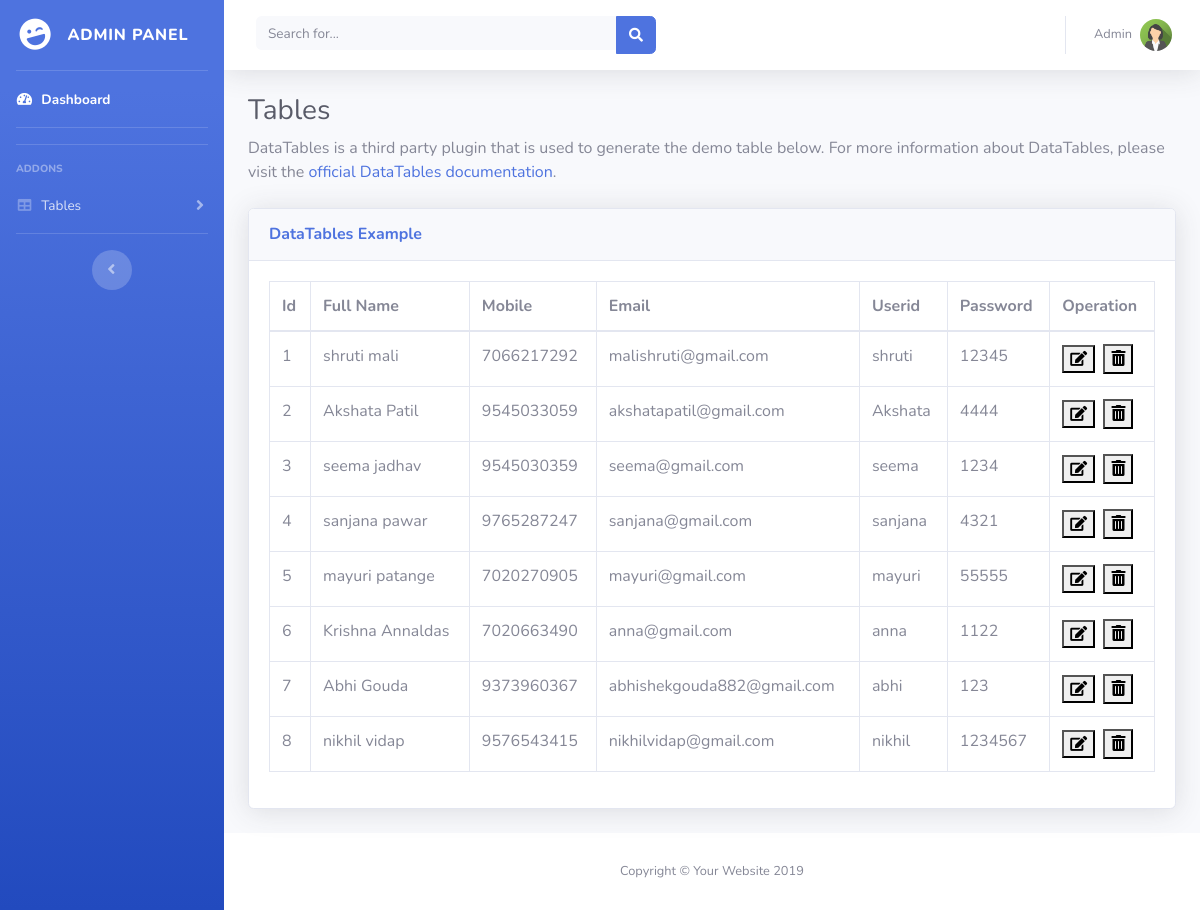
The page /Admin_Panel/reg_dis.php on the database as committed earlier.
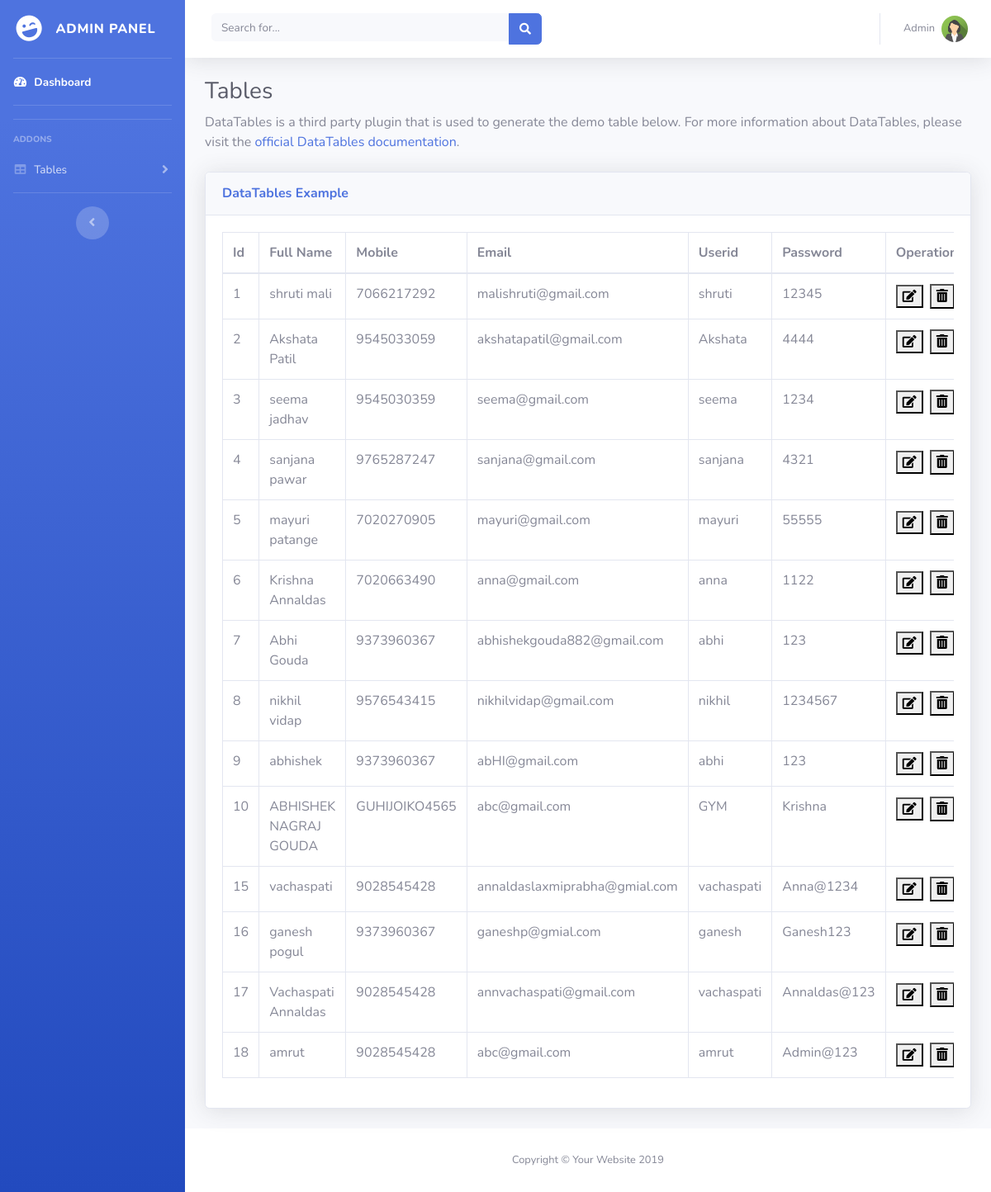
The same page on the database as committed later.
### tables this page shows
CREATE TABLE `register` (
  `id` int(11) NOT NULL,
  `fname` varchar(50) NOT NULL,
  `mobile` varchar(30) NOT NULL,
  `email` varchar(100) NOT NULL,
  `userid` varchar(50) NOT NULL,
  `pass` varchar(80) NOT NULL
);

### Admin_Panel/reg_dis.php (the view, shortened to what this page needs)
<!DOCTYPE html>
<html lang="en">
<head>
  <link href="vendor/fontawesome-free/css/all.min.css" rel="stylesheet" type="text/css">
  <link href="css/sb-admin-2.min.css" rel="stylesheet">
  <link href="vendor/datatables/dataTables.bootstrap4.min.css" rel="stylesheet">
</head>
<body id="page-top">
<?php include("header.php");
?>
        <div class="container-fluid">
          <h1 class="h3 mb-2 text-gray-800">Tables</h1>
          <p class="mb-4">DataTables is a third party plugin that is used to generate the demo table below. For more information about DataTables, please visit the <a target="_blank" href="https://datatables.net">official DataTables documentation</a>.</p>
         <?php $con=mysqli_connect("localhost","root","");
            mysqli_select_db($con,"gym");
              $s="select * from register";
              $res=mysqli_query($con,$s);
        echo " <div class='card shadow mb-4'> ";
        echo "    <div class='card-header py-3'> ";
        echo "     <h6 class='m-0 font-weight-bold text-primary'>DataTables Example</h6> ";
        echo " </div> ";
        echo "   <div class='card-body'> ";
        echo " <div class='table-responsive'> ";
        echo  " <table class='table table-bordered' id='dataTable' width='100%' cellspacing='0'> ";
        echo   " <thead>
                    <tr>
                        <th>Id</th>
                        <th>Full Name</th>
                        <th>Mobile</th>
                        <th>Email</th>
                        <th>Userid</th>
                        <th>Password</th>
                        <th>Operation</th>
                    </tr>
                  </thead>";
                echo "<tbody>";
                  while($r=mysqli_fetch_row($res))
                  {
                    echo"<tr>";
                    echo "<td>".$r[0]."</td>";
                    echo "<td>".$r[1]."</td>";
                    echo "<td>".$r[2]."</td>";
                    echo "<td>".$r[3]."</td>";
                    echo "<td>".$r[4]."</td>";
                    echo "<td>".$r[5]."</td>";
                    echo "<td><a href='reg_upd.php?id=$r[0]'><button style='font-size:15px'><i class='fa fa-edit'></i></button></a>&nbsp
                    <a href='reg_del.php?id=$r[0]'><button><i class='fas fa-trash-alt'></i></button></a>
                    </td>";
                    echo"</tr>";
                  }
                echo  "</tbody>";
                echo "</table>";
        ?>
              </div>
            </div>
          </div>
        </div>
      </div>
    <?php
      include("footer.php");
    ?>
</body>
</html>

### Admin_Panel/header.php (shortened to what this page needs)
<!DOCTYPE html>
<html lang="en">
<head>
  <link href="vendor/fontawesome-free/css/all.min.css" rel="stylesheet" type="text/css">
  <link href="css/sb-admin-2.min.css" rel="stylesheet">
</head>
<body id="page-top">
  <div id="wrapper">
    <ul class="navbar-nav bg-gradient-primary sidebar sidebar-dark accordion" id="accordionSidebar">
      <a class="sidebar-brand d-flex align-items-center justify-content-center" href="index.php">
        <div class="sidebar-brand-icon rotate-n-15">
          <i class="fas fa-laugh-wink"></i>
        </div>
        <div class="sidebar-brand-text mx-3">Admin Panel</div>
      </a>
      <hr class="sidebar-divider my-0">
      <li class="nav-item active">
        <a class="nav-link" href="index.php">
          <i class="fas fa-fw fa-tachometer-alt"></i>
          <span>Dashboard</span></a>
      </li>
      <hr class="sidebar-divider">
      <hr class="sidebar-divider">
      <div class="sidebar-heading">
        Addons
      </div>
      <li class="nav-item">
      <a class="nav-link collapsed" href="#" data-toggle="collapse" data-target="#collapseTwo" aria-expanded="true" aria-controls="collapseTwo">
          <i class="fas fa-fw fa-table"></i>
          <span>Tables</span></a>
      </li>
      <hr class="sidebar-divider d-none d-md-block">
      <div class="text-center d-none d-md-inline">
        <button class="rounded-circle border-0" id="sidebarToggle"></button>
      </div>
    </ul>
    <div id="content-wrapper" class="d-flex flex-column">
      <div id="content">
        <nav class="navbar navbar-expand navbar-light bg-white topbar mb-4 static-top shadow">
          <form class="d-none d-sm-inline-block form-inline mr-auto ml-md-3 my-2 my-md-0 mw-100 navbar-search">
            <div class="input-group">
              <input type="text" class="form-control bg-light border-0 small" placeholder="Search for..." aria-label="Search" aria-describedby="basic-addon2">
              <div class="input-group-append">
                <button class="btn btn-primary" type="button">
                  <i class="fas fa-search fa-sm"></i>
                </button>
              </div>
            </div>
          </form>
          <ul class="navbar-nav ml-auto">
            <li class="nav-item dropdown no-arrow">
              <a class="nav-link dropdown-toggle" href="#" id="userDropdown" role="button" data-toggle="dropdown" aria-haspopup="true" aria-expanded="false">
                <span class="mr-2 d-none d-lg-inline text-gray-600 small">Admin</span>
                <img class="img-profile rounded-circle" src="img/img_avatar2.png">
              </a>
            </li>
          </ul>
        </nav>

### Admin_Panel/footer.php (shortened to what this page needs)
      <footer class="sticky-footer bg-white">
        <div class="container my-auto">
          <div class="copyright text-center my-auto">
            <span>Copyright &copy; Your Website 2019</span>
          </div>
        </div>
      </footer>
    </div>
  </div>
</body>
</html>

Rows that differ between the two databases and show on the page:
added register: id "9", fname "abhishek", mobile "9373960367", email "abHI@gmail.com", userid "abhi", pass "123"
added register: id "10", fname "ABHISHEK NAGRAJ GOUDA", mobile "GUHIJOIKO4565", email "abc@gmail.com", userid "GYM", pass "Krishna"
added register: id "15", fname "vachaspati", mobile "9028545428", email "annaldaslaxmiprabha@gmial.com", userid "vachaspati", pass "Anna@1234"
added register: id "16", fname "ganesh pogul", mobile "9373960367", email "ganeshp@gmial.com", userid "ganesh", pass "Ganesh123"
added register: id "17", fname "Vachaspati Annaldas", mobile "9028545428", email "annvachaspati@gmail.com", userid "vachaspati", pass "Annaldas@123"
added register: id "18", fname "amrut", mobile "9028545428", email "abc@gmail.com", userid "amrut", pass "Admin@123"
